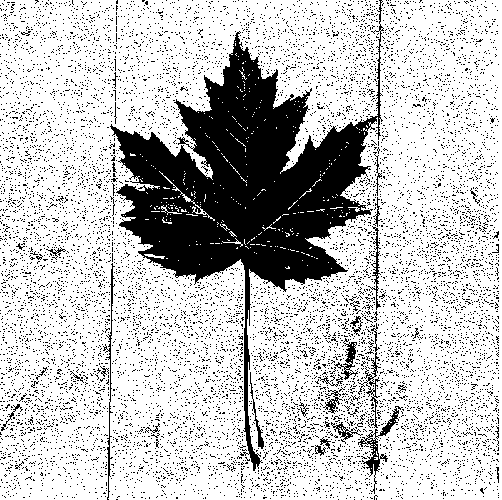
#> input picture cap05/folha-binaria.bmp, 502 x 500 px
$ python ex03.py
#> lines starting #> are read from the running program, lines starting #| are printed output that depends on the picture; after the words box and inside, x2 and y2 are one past the last pixel; in counts of white or black regions, pixels touching at a corner belong together
'''
    * Capítulo 05: Pré-processamento

        5.2  Histograma de Cores
            > Histograma em uma imagem binária
'''

import cv2
from matplotlib import pyplot as grafico

imagem = cv2.imread("folha-binaria.bmp", 0)
#> imagem: shape (500, 502); 76.8% white; 10599 black regions (10561 under 20 px), largest, box (x1, y1, x2, y2) and area: (110, 0, 384, 471) 35959, (358, 406, 403, 494) 592, (103, 263, 115, 500) 395
grafico.hist(imagem.ravel(), 256, [0,256])
grafico.show()
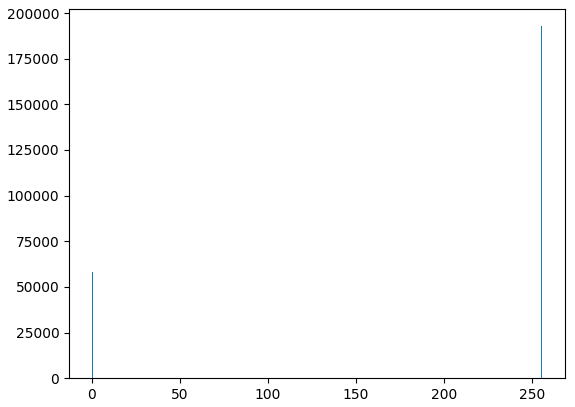
#> figure drawn by matplotlib, 1 panel; tallest bar 192808 high, from x = 255 to 256

# Função hist = ilustra  o  histograma  de  cores  da  imagem
# Método ravel =  transforma a imagem em um vetor
